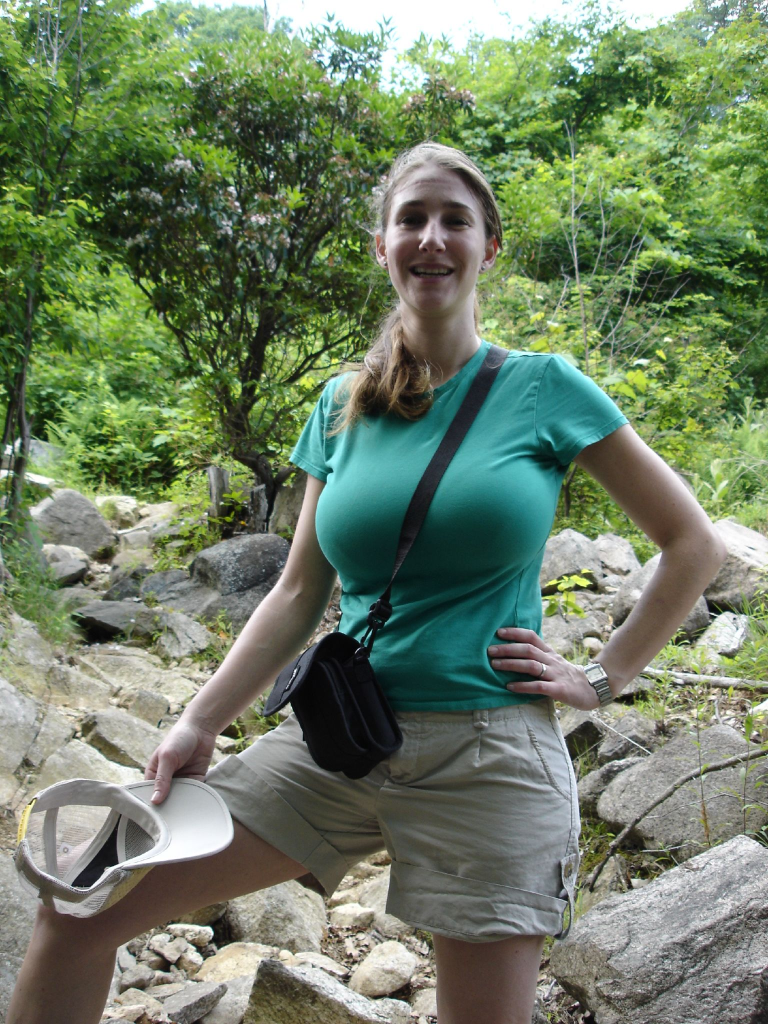
#> input picture data/imgs/1393372279_8bc816f077_o.jpg, 1536 x 2048 px (shown at 1/2 size); its folder holds only this picture in this run
$ python -i evaluator_interactive.py   (imports and definitions only)   (Python 2 division)
#> lines starting #> are read from the running program, lines starting #| are printed output that depends on the picture
#> further down, picture is the input picture: shape (2048, 1536, 3); mean B, G, R 101, 126.8, 110.9
import tensorflow as tf
import matplotlib.pyplot as plt
from matplotlib.widgets import Slider
import numpy as np
import os
import cv2
import time
from core import build_depth_resnet, build_lensblur, build_sr
import re


def restore_ete_model(sess, variables_to_restore, eval_config):
    saver = tf.train.Saver(variables_to_restore)
    saver.restore(sess=sess, save_path=eval_config.ete_ckpt)

# [92 lines left out: functions restore_piecewise_model, construct_graph, evaluate, not called in this run]

def _normalize(x):
    x = x.astype(np.float32)
    return (x - x.min()) / (x.max() - x.min())

class ImageWrapper(object):
    def __init__(self, im, depth=None, dof=None, x=0, y=0, aperture=1.0):
#> called with x = 0, y = 0, aperture = 1
        if np.max(im.shape) > 1280:
            scale = 1280.0 / np.max(im.shape)
#> scale = 0.625
            shape =  np.int32(np.array(im.shape) * scale)
#> shape = [1280, 960, 1]
            im = cv2.resize(im, (shape[1], shape[0]), interpolation=cv2.INTER_AREA)
        self.im = im
        if np.max(im.shape) >= 1280:
            self.scale = 4
            self.im_1280 = im
            #self.im_1280 = cv2.resize(self.im, (self.im.shape[1]/2, self.im.shape[0]/2), interpolation=cv2.INTER_AREA)
            self.im_640 = cv2.resize(self.im_1280, (self.im_1280.shape[1]/2, self.im_1280.shape[0]/2), interpolation=cv2.INTER_AREA)
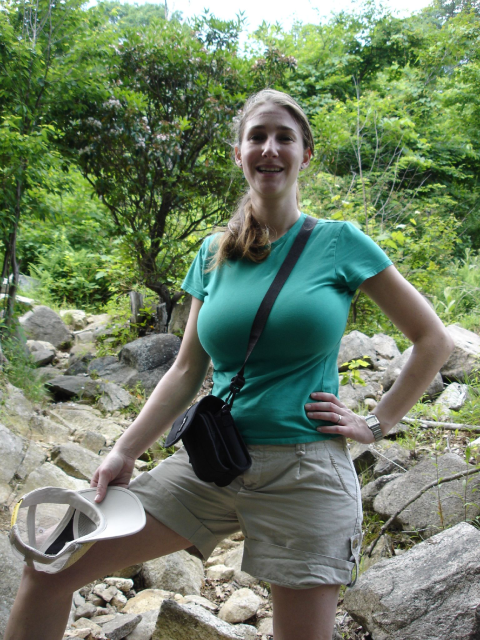
#> self.im_640: shape (640, 480, 3); mean of channels 0, 1, 2 101.1, 126.9, 111; drawn as B, G, R
            self.im_320 = cv2.resize(self.im_640, (self.im_640.shape[1]/2, self.im_640.shape[0]/2), interpolation=cv2.INTER_AREA)
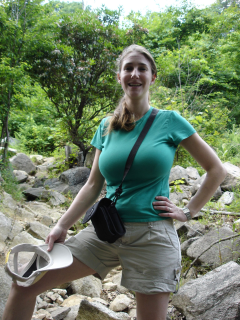
#> self.im_320: shape (320, 240, 3); mean of channels 0, 1, 2 101.2, 127.1, 111.1; drawn as B, G, R
        elif np.max(im.shape) >= 640:
            self.scale = 2
            self.im_1280 = None
            self.im_640 = im
            self.im_320 = cv2.resize(self.im_640, (self.im_640.shape[1]/2, self.im_640.shape[0]/2), interpolation=cv2.INTER_AREA)
        else:
            self.scale = 1
            self.im_1280 = None
            self.im_640 = None
            self.im_320 = im

        self.x = x
        self.y = y
        self.depth = depth
        self.dof_320 = dof
        self.aperture = aperture
    def set_focal_point(self, x, y):
        self.x = np.int32(x) #* self.scale
        self.y = np.int32(y) #* self.scale
    def get_focal_point(self):
        return self.x / self.scale, self.y / self.scale
    def get_focal_depth(self):
        x, y = self.get_focal_point()
        return self.depth[y, x]
    def set_dof(self, dof):
        self.dof_320 = cv2.resize(dof, (self.im_320.shape[1], self.im_320.shape[0]), interpolation=cv2.INTER_AREA)


class RenderDoF(object):
    # [75 lines left out: functions __init__, on_click, render, on_key, not called in this run]

>>> import cv2
>>> picture = cv2.imread('../data/imgs/1393372279_8bc816f077_o.jpg')
>>> result = ImageWrapper(picture).get_focal_point()
#> result = (0, 0)

$ run again, on data/imgs/23799616258_5e41d38f04_k.jpg
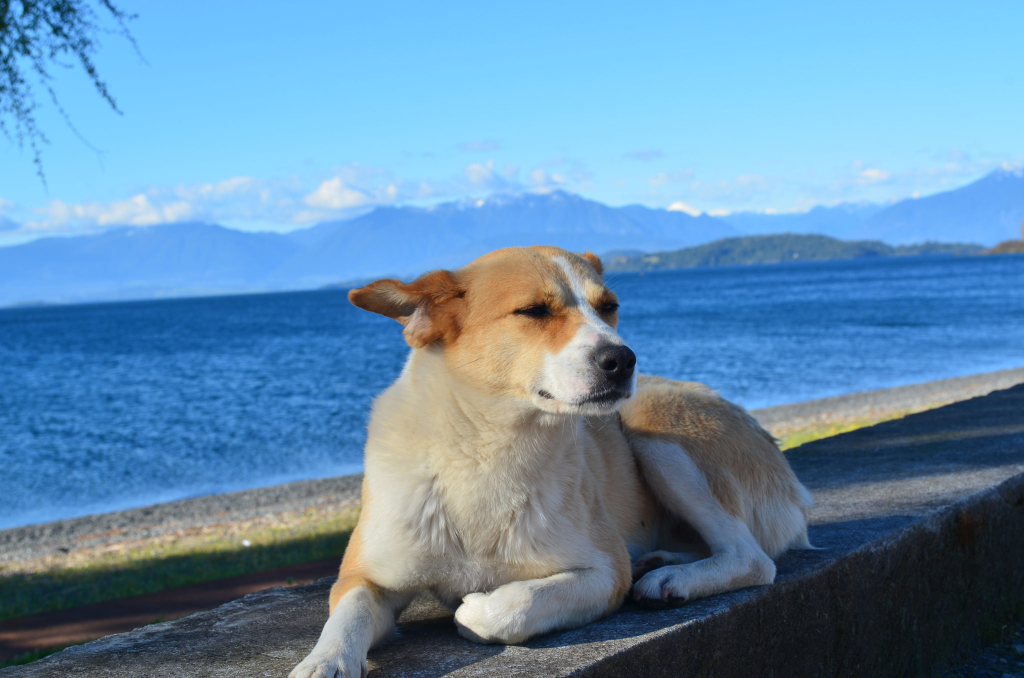
#> input picture data/imgs/23799616258_5e41d38f04_k.jpg, 2048 x 1356 px (shown at 1/2 size)
#> picture is the input picture: shape (1356, 2048, 3); mean B, G, R 173.9, 141.7, 100.4
#> in __init__, `self.im_640 = cv2.resize(self.im_1280, (self.im_1280.shape[1]/2, self...`:
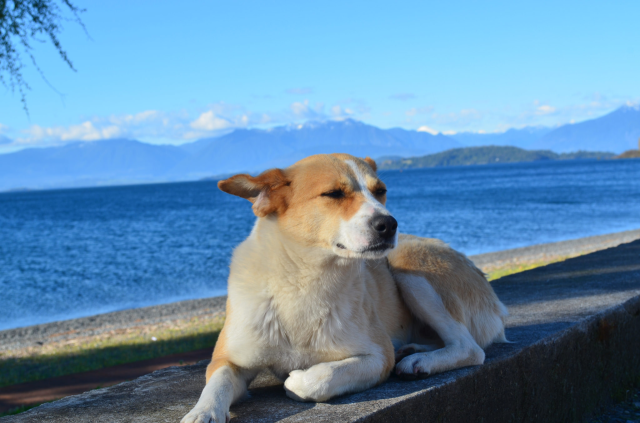
#> self.im_640: shape (423, 640, 3); mean of channels 0, 1, 2 173.9, 141.7, 100.4; drawn as B, G, R
#> result = (0, 0)

$ run again, on data/imgs/24534048589_fb6fb8eec3_k.jpg
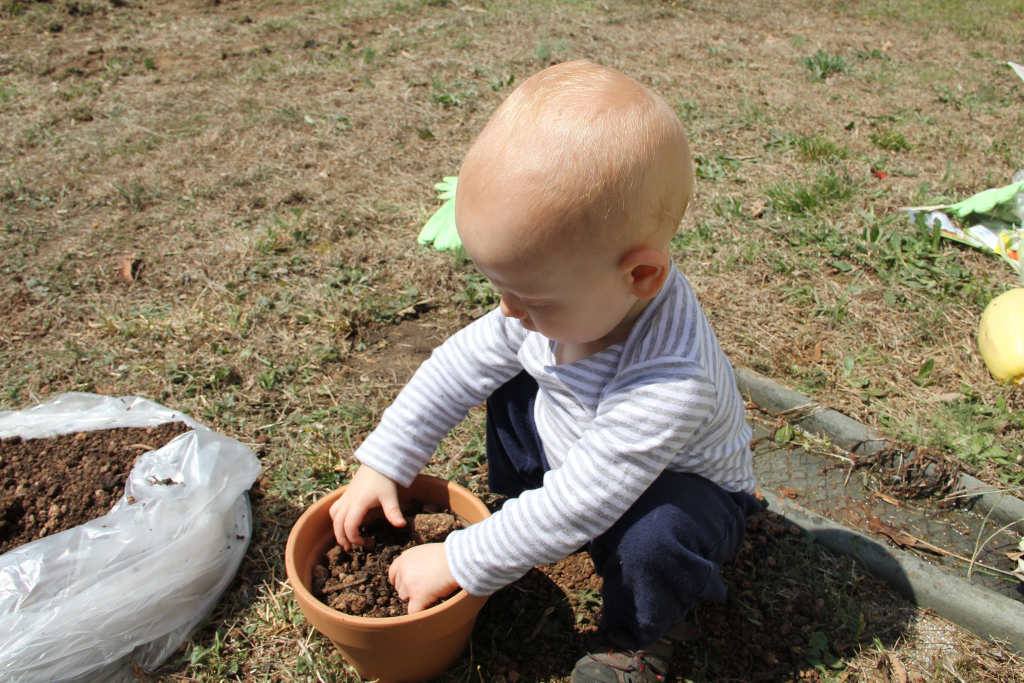
#> input picture data/imgs/24534048589_fb6fb8eec3_k.jpg, 2048 x 1365 px (shown at 1/2 size)
#> picture is the input picture: shape (1365, 2048, 3); mean B, G, R 103.9, 126.2, 139
#> in __init__, `self.im_640 = cv2.resize(self.im_1280, (self.im_1280.shape[1]/2, self...`:
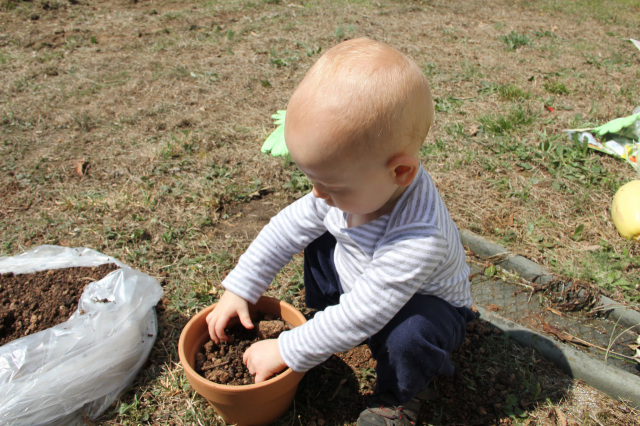
#> self.im_640: shape (426, 640, 3); mean of channels 0, 1, 2 103.9, 126.2, 139; drawn as B, G, R
#> in __init__, `self.im_320 = cv2.resize(self.im_640, (self.im_640.shape[1]/2, self.im..`:
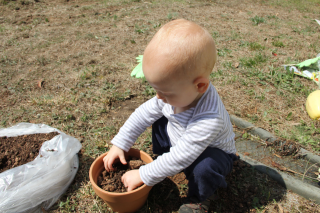
#> self.im_320: shape (213, 320, 3); mean of channels 0, 1, 2 104, 126.3, 139.1; drawn as B, G, R
#> result = (0, 0)

$ run again, on data/imgs/6640986917_87f4086820_o.jpg
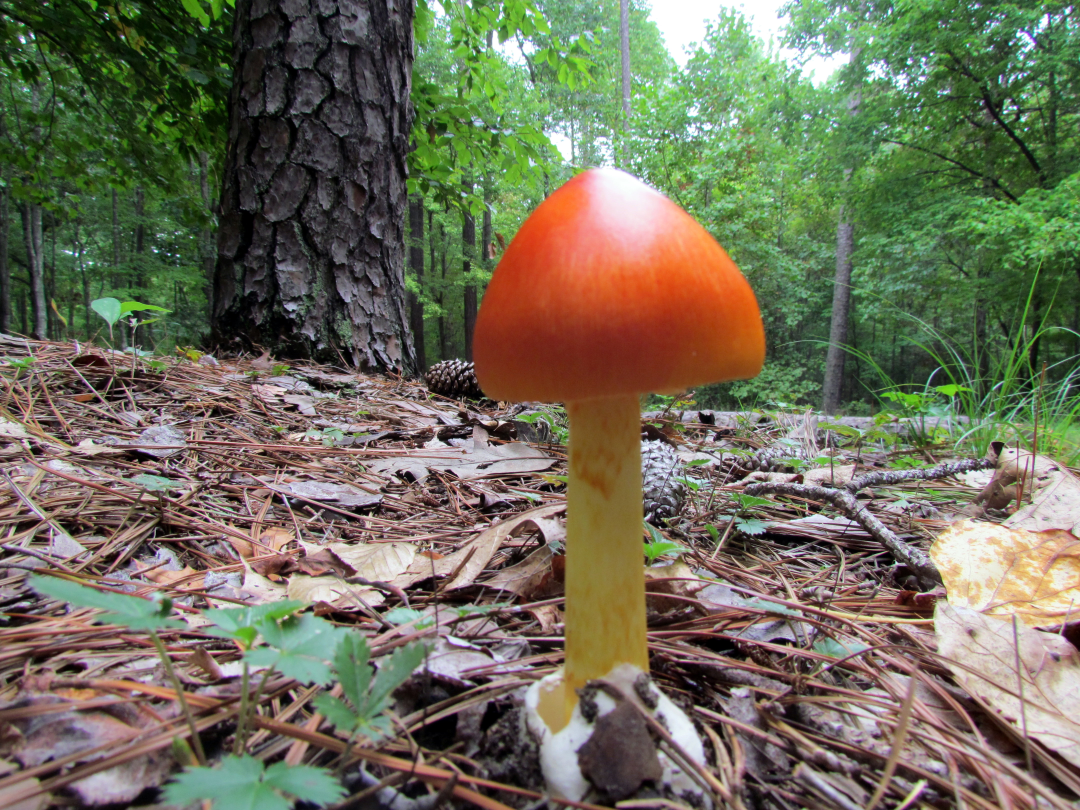
#> input picture data/imgs/6640986917_87f4086820_o.jpg, 4320 x 3240 px (shown at 1/4 size)
#> picture is the input picture: shape (3240, 4320, 3); mean B, G, R 89.7, 110.2, 111.1
#> in __init__, `self.im_640 = cv2.resize(self.im_1280, (self.im_1280.shape[1]/2, self...`:
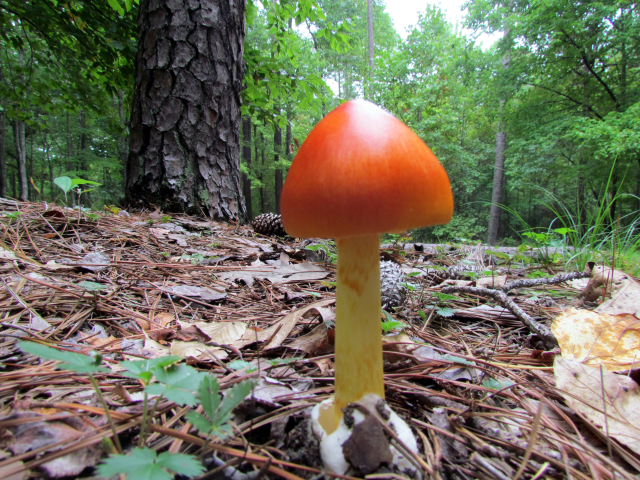
#> self.im_640: shape (480, 640, 3); mean of channels 0, 1, 2 89.8, 110.3, 111.3; drawn as B, G, R
#> in __init__, `self.im_320 = cv2.resize(self.im_640, (self.im_640.shape[1]/2, self.im..`:
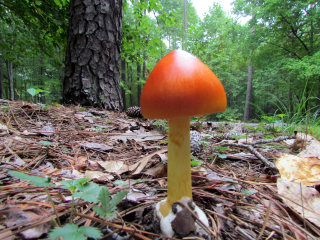
#> self.im_320: shape (240, 320, 3); mean of channels 0, 1, 2 90, 110.4, 111.4; drawn as B, G, R
#> result = (0, 0)
